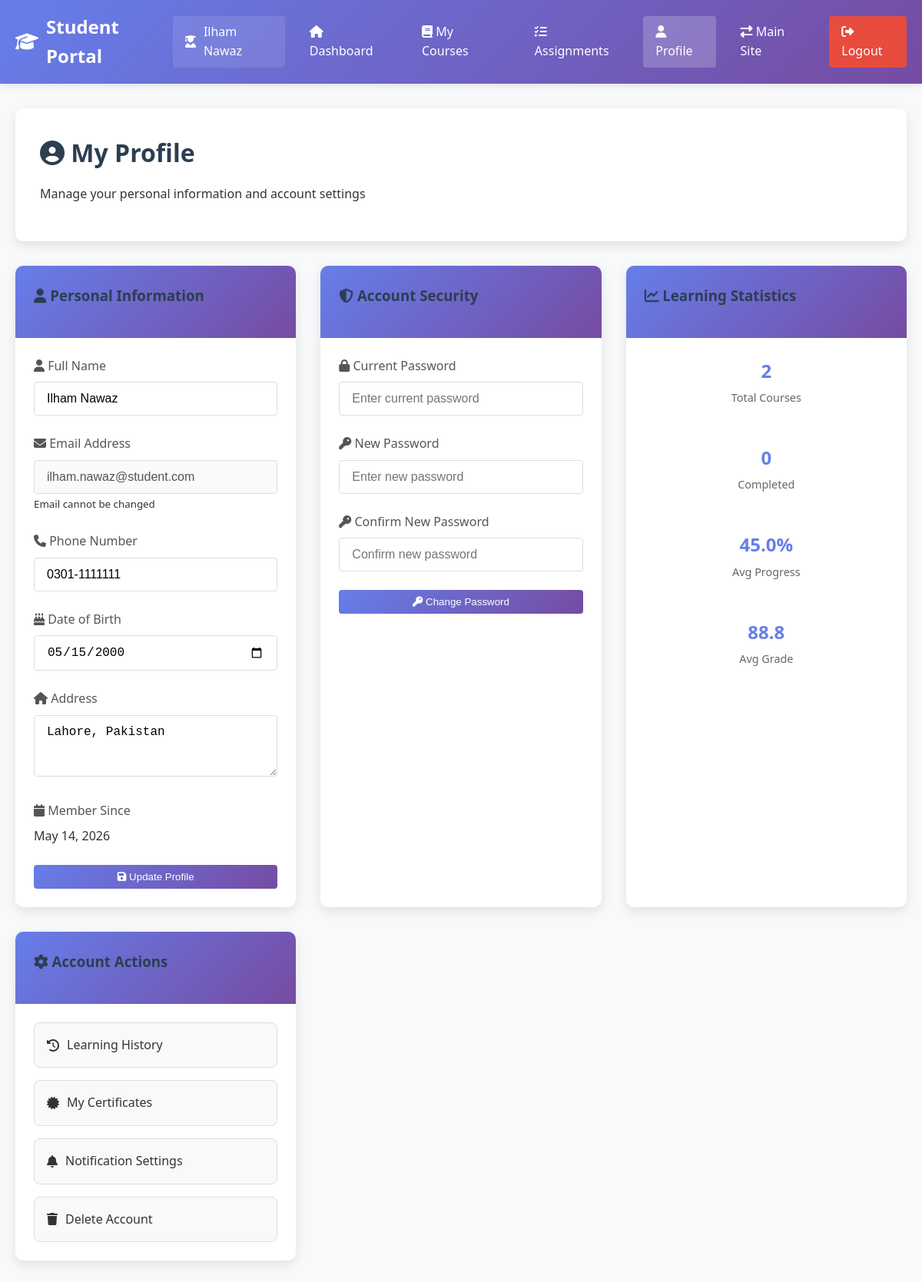
Screenshot of /student/profile.php (signed in) with the database file from the repository.
### tables this page shows
CREATE TABLE student (
    Student_ID INT PRIMARY KEY AUTO_INCREMENT,
    Name VARCHAR(50) NOT NULL,
    Email VARCHAR(50) UNIQUE NOT NULL,
    Phone VARCHAR(20),
    Password VARCHAR(255) NOT NULL,
    Date_of_Birth DATE,
    Address TEXT,
    Profile_Image VARCHAR(255),
    Registration_Date TIMESTAMP DEFAULT CURRENT_TIMESTAMP,
    Status ENUM('active', 'inactive', 'suspended') DEFAULT 'active',
    Last_Login TIMESTAMP NULL
);

### config.php (called while the page is built, shortened)
<?php
$conn = new mysqli(DB_HOST, DB_USER, DB_PASS, DB_NAME);
$conn->set_charset("utf8mb4");
function isLoggedIn() {
    return isset($_SESSION['user_id']);
}
function getCurrentUser() {
    global $conn;
    $user_id = $_SESSION['user_id'];
    $user_type = $_SESSION['user_type'];
    if ($user_type == 'student') {
        $table = 'STUDENT';
        $id_field = 'Student_ID';
    } elseif ($user_type == 'instructor') {
        $table = 'INSTRUCTOR';
        $id_field = 'Instructor_ID';
    } elseif ($user_type == 'admin') {
        $table = 'ADMIN';
        $id_field = 'Admin_ID';
    } else {
        return null;
    }
    $sql = "SELECT * FROM $table WHERE $id_field = ?";
    $stmt = $conn->prepare($sql);
    $stmt->bind_param("i", $user_id);
    $stmt->execute();
    $result = $stmt->get_result();
    return $result->fetch_assoc();
}
?>

### student/profile.php (the view, shortened to what this page needs)
<?php
require_once '../config.php';
$student = getCurrentUser();
$student_id = $_SESSION['user_id'];
?>
<!DOCTYPE html>
<html lang="en">
<head>
    <link rel="stylesheet" href="../css/style.css">
    <link rel="stylesheet" href="https://cdnjs.cloudflare.com/ajax/libs/font-awesome/6.4.0/css/all.min.css">
</head>
<body>
    <nav class="navbar">
        <div class="container">
            <a href="index.php" class="logo">
                <i class="fas fa-graduation-cap"></i>
                Student Portal
            </a>
            <div class="nav-menu">
                <span class="user-greeting">
                    <i class="fas fa-user-graduate"></i> <?php echo $student['Name']; ?>
                </span>
                <a href="index.php"><i class="fas fa-home"></i> Dashboard</a>
                <a href="my_courses.php"><i class="fas fa-book"></i> My Courses</a>
                <a href="assignments.php"><i class="fas fa-tasks"></i> Assignments</a>
                <a href="profile.php" class="active"><i class="fas fa-user"></i> Profile</a>
                <a href="../dashboard.php"><i class="fas fa-exchange-alt"></i> Main Site</a>
                <a href="../logout.php" class="btn-danger"><i class="fas fa-sign-out-alt"></i> Logout</a>
            </div>
        </div>
    </nav>
    <div class="container">
        <div class="dashboard-header">
            <h1><i class="fas fa-user-circle"></i> My Profile</h1>
            <p>Manage your personal information and account settings</p>
        </div>
        <div class="dashboard-grid">
            <div class="dashboard-card">
                <div class="card-header">
                    <h3><i class="fas fa-user"></i> Personal Information</h3>
                </div>
                <div class="card-body">
                    <form method="POST" action="">
                        <div class="form-group">
                            <label for="name"><i class="fas fa-user"></i> Full Name</label>
                            <input type="text" id="name" name="name" class="form-control"
                                   value="<?php echo htmlspecialchars($student['Name']); ?>"
                                   required>
                        </div>
                        <div class="form-group">
                            <label for="email"><i class="fas fa-envelope"></i> Email Address</label>
                            <input type="email" id="email" class="form-control"
                                   value="<?php echo htmlspecialchars($student['Email']); ?>"
                                   disabled>
                            <small>Email cannot be changed</small>
                        </div>
                        <div class="form-group">
                            <label for="phone"><i class="fas fa-phone"></i> Phone Number</label>
                            <input type="tel" id="phone" name="phone" class="form-control"
                                   value="<?php echo htmlspecialchars($student['Phone'] ?? ''); ?>">
                        </div>
                        <div class="form-group">
                            <label for="date_of_birth"><i class="fas fa-birthday-cake"></i> Date of Birth</label>
                            <input type="date" id="date_of_birth" name="date_of_birth" class="form-control"
                                   value="<?php echo htmlspecialchars($student['Date_of_Birth'] ?? ''); ?>">
                        </div>
                        <div class="form-group">
                            <label for="address"><i class="fas fa-home"></i> Address</label>
                            <textarea id="address" name="address" class="form-control"
                                      rows="3"><?php echo htmlspecialchars($student['Address'] ?? ''); ?></textarea>
                        </div>
                        <div class="form-group">
                            <label><i class="fas fa-calendar"></i> Member Since</label>
                            <p><?php echo date('F d, Y', strtotime($student['Registration_Date'])); ?></p>
                        </div>
                        <button type="submit" class="btn-primary btn-block">
                            <i class="fas fa-save"></i> Update Profile
                        </button>
                    </form>
                </div>
            </div>
            <div class="dashboard-card">
                <div class="card-header">
                    <h3><i class="fas fa-shield-alt"></i> Account Security</h3>
                </div>
                <div class="card-body">
                    <form method="POST" action="">
                        <div class="form-group">
                            <label for="current_password"><i class="fas fa-lock"></i> Current Password</label>
                            <input type="password" id="current_password" name="current_password"
                                   class="form-control" placeholder="Enter current password">
                        </div>
                        <div class="form-group">
                            <label for="new_password"><i class="fas fa-key"></i> New Password</label>
                            <input type="password" id="new_password" name="new_password"
                                   class="form-control" placeholder="Enter new password">
                        </div>
                        <div class="form-group">
                            <label for="confirm_password"><i class="fas fa-key"></i> Confirm New Password</label>
                            <input type="password" id="confirm_password" name="confirm_password"
                                   class="form-control" placeholder="Confirm new password">
                        </div>
                        <button type="submit" name="change_password" class="btn-primary btn-block">
                            <i class="fas fa-key"></i> Change Password
                        </button>
                    </form>
                </div>
            </div>
            <div class="dashboard-card">
                <div class="card-header">
                    <h3><i class="fas fa-chart-line"></i> Learning Statistics</h3>
                </div>
                <div class="card-body">
                    <?php
                    $stats_sql = [
                        'total_courses' => "SELECT COUNT(*) as count FROM ENROLLMENT WHERE FK_Student_ID = ?",
                        'active_courses' => "SELECT COUNT(*) as count FROM ENROLLMENT WHERE FK_Student_ID = ? AND Status = 'active'",
                        'completed_courses' => "SELECT COUNT(*) as count FROM ENROLLMENT WHERE FK_Student_ID = ? AND Status = 'completed'",
                        'avg_progress' => "SELECT AVG(Progress_Percentage) as avg FROM ENROLLMENT WHERE FK_Student_ID = ? AND Status = 'active'",
                        'total_assignments' => "SELECT COUNT(*) as count FROM SUBMISSION WHERE FK_Student_ID = ?",
                        'avg_grade' => "SELECT AVG(Grade) as avg FROM SUBMISSION WHERE FK_Student_ID = ? AND Grade IS NOT NULL"
                    ];
                    $stats = [];
                    foreach ($stats_sql as $key => $sql) {
                        $stmt = $conn->prepare($sql);
                        $stmt->bind_param("i", $student_id);
                        $stmt->execute();
                        $result = $stmt->get_result();
                        $stats[$key] = $result->fetch_assoc();
                    }
                    ?>
                    <div class="stats-grid">
                        <div class="stat-item">
                            <h4><?php echo $stats['total_courses']['count']; ?></h4>
                            <p>Total Courses</p>
                        </div>
                        <div class="stat-item">
                            <h4><?php echo $stats['completed_courses']['count']; ?></h4>
                            <p>Completed</p>
                        </div>
                        <div class="stat-item">
                            <h4><?php echo number_format($stats['avg_progress']['avg'] ?? 0, 1); ?>%</h4>
                            <p>Avg Progress</p>
                        </div>
                        <div class="stat-item">
                            <h4><?php echo number_format($stats['avg_grade']['avg'] ?? 0, 1); ?></h4>
                            <p>Avg Grade</p>
                        </div>
                    </div>
                </div>
            </div>
            <div class="dashboard-card">
                <div class="card-header">
                    <h3><i class="fas fa-cog"></i> Account Actions</h3>
                </div>
                <div class="card-body">
                    <div class="action-buttons">
                        <a href="learning_history.php" class="btn-action">
                            <i class="fas fa-history"></i> Learning History
                        </a>
                        <a href="certificates.php" class="btn-action">
                            <i class="fas fa-certificate"></i> My Certificates
                        </a>
                        <a href="notifications.php" class="btn-action">
                            <i class="fas fa-bell"></i> Notification Settings
                        </a>
                        <a href="delete_account.php" class="btn-action btn-danger">
                            <i class="fas fa-trash"></i> Delete Account
                        </a>
                    </div>
                </div>
            </div>
        </div>
    </div>
</body>
</html>

### css/style.css (style rules this page uses)
* { margin: 0; padding: 0; box-sizing: border-box; }
body { font-family: 'Segoe UI', Tahoma, Geneva, Verdana, sans-serif; line-height: 1.6; color: #333; background-color: #f8f9fa; }
.container { max-width: 1200px; margin: 0 auto; padding: 0 20px; }
h1, h2, h3, h4 { color: #2c3e50; margin-bottom: 1rem; }
p { margin-bottom: 1rem; }
.navbar { background: linear-gradient(135deg, #667eea 0%, #764ba2 100%); color: white; padding: 1rem 0; box-shadow: 0 2px 10px rgba(0,0,0,0.1); }
.navbar .container { display: flex; justify-content: space-between; align-items: center; }
.logo { font-size: 1.5rem; font-weight: bold; color: white; text-decoration: none; display: flex; align-items: center; gap: 10px; }
.nav-menu { display: flex; gap: 1rem; align-items: center; }
.nav-menu a { color: white; text-decoration: none; padding: 0.5rem 1rem; border-radius: 4px; transition: background 0.3s; }
.nav-menu a.active { background: rgba(255,255,255,0.2); }
.btn-primary, .btn-secondary, .btn-outline, .btn-danger { padding: 0.5rem 1.5rem; border: none; border-radius: 4px; cursor: pointer; text-decoration: none; display: inline-block; transition: all 0.3s; font-weight: 500; }
.btn-primary { background: linear-gradient(135deg, #667eea 0%, #764ba2 100%); color: white; }
.btn-danger { background: #e74c3c; color: white; }
.btn-block { display: block; width: 100%; text-align: center; }
.stats-grid { display: grid; grid-template-columns: repeat(auto-fit, minmax(200px, 1fr)); gap: 2rem; text-align: center; }
.form-group { margin-bottom: 1.5rem; }
.form-group label { display: block; margin-bottom: 0.5rem; color: #555; font-weight: 500; }
.form-control { width: 100%; padding: 0.75rem 1rem; border: 1px solid #ddd; border-radius: 4px; font-size: 1rem; transition: border 0.3s; }
.dashboard-header { background: white; padding: 2rem; border-radius: 10px; margin: 2rem 0; box-shadow: 0 5px 15px rgba(0,0,0,0.1); }
.dashboard-grid { display: grid; grid-template-columns: repeat(auto-fit, minmax(300px, 1fr)); gap: 2rem; margin-bottom: 3rem; }
.dashboard-card { background: white; border-radius: 10px; overflow: hidden; box-shadow: 0 5px 15px rgba(0,0,0,0.1); }
.card-header { background: linear-gradient(135deg, #667eea 0%, #764ba2 100%); color: white; padding: 1.5rem; }
.card-body { padding: 1.5rem; }
.stat-item h4 { font-size: 1.5rem; color: #667eea; margin-bottom: 0.25rem; }
.stat-item p { color: #666; font-size: 0.9rem; }
.action-buttons { display: grid; gap: 1rem; }
.btn-action { display: flex; align-items: center; gap: 10px; padding: 1rem; background: #f8f9fa; border: 1px solid #ddd; border-radius: 8px; text-decoration: none; color: #333; transition: all 0.3s; }
.user-greeting { color: white; padding: 0.5rem 1rem; background: rgba(255,255,255,0.1); border-radius: 4px; display: flex; align-items: center; gap: 10px; }

### rows the page displays
student: Name "Ilham Nawaz", name "Ilham Nawaz", Email "ilham.nawaz@student.com", phone "0301-1111111", date_of_birth "05/15/2000", address "Lahore, Pakistan", Registration_Date "May 14, 2026"

### other values shown
$stats['total_courses']['count'] "2"
$stats['completed_courses']['count'] "0"
$stats['avg_progress']['avg'] "45.0"
$stats['avg_grade']['avg'] "88.8"
